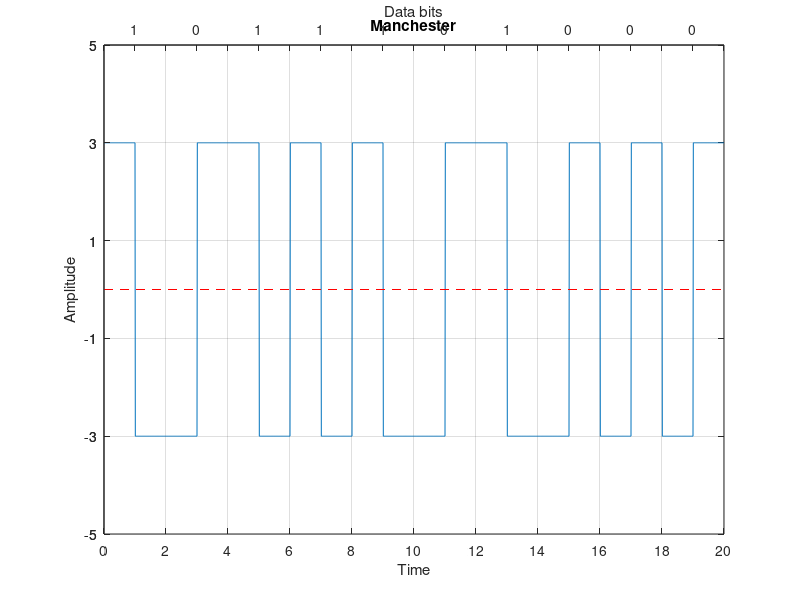

This figure's MATLAB source:
close all; clear all; clc;

bits = [1 0 1 1 1 0 1 0 0 0];
bit_duration = 2;

fs = 100;
total_time = length(bits) * bit_duration;
time = 0: 1/fs : total_time;

amplitude = 3;

# Modulation
ix = 1;
for i = 1 : length(bits)
  if bits(i) == 1
      signal_value(ix) = 1 * amplitude;
      signal_value(ix+1) = -1 * amplitude;
  else
      signal_value(ix) = -1 * amplitude;
      signal_value(ix+1) = 1 * amplitude;
  endif
  ix = ix+2;
endfor

idx = 1;
for i = 1 : length(time)
  modulated_signal(i) = signal_value(idx);
  if time(i)/bit_duration >= idx/2
      idx = idx+1;
  endif
endfor


# Ploting
plot(time, modulated_signal);
xticks([0: bit_duration: total_time]);
yticks([-5: 2: 5]);
ylim([-5, 5]);
xlim([0, total_time]);
grid on;
title('Manchester');
xlabel('Time');
ylabel('Amplitude');
line([0, total_time], [0, 0], 'linestyle', '--', 'color', 'r')

# Top axis
ax1 = gca;
ax2 = axes('position', get(ax1, 'position'), 'color', 'none');
set(ax2, 'xaxislocation', 'top');
set(ax2, 'xlim', get(ax1, 'xlim'));
set(ax2, 'ylim', get(ax1, 'ylim'));
set(ax2, 'xtick', [bit_duration/2: bit_duration: total_time]);
set(ax2, 'ytick', get(ax1, 'ytick'));
set(ax2, 'xticklabel', bits);
set(ax2, 'xlabel', 'Data bits');


# Demodulation
inx = 1;
idx = 1;
for i = 1 : length(time)-1
    if time(i)/bit_duration >= idx/2
      if mod(idx, 2) == 1   # Every mid-point check
        value_first = modulated_signal(i)/amplitude;
        value_second = modulated_signal(i+1)/amplitude;
        if value_first == 1 && value_second == -1
           received(inx) = 1;
           inx = inx + 1;
        elseif value_first == -1 && value_second == 1
           received(inx) = 0;
           inx = inx + 1;
        endif
      endif
      idx = idx + 1;
    endif
endfor

disp('Sender End: ');
disp(bits);
disp('Receiver End: ');
disp(received);











